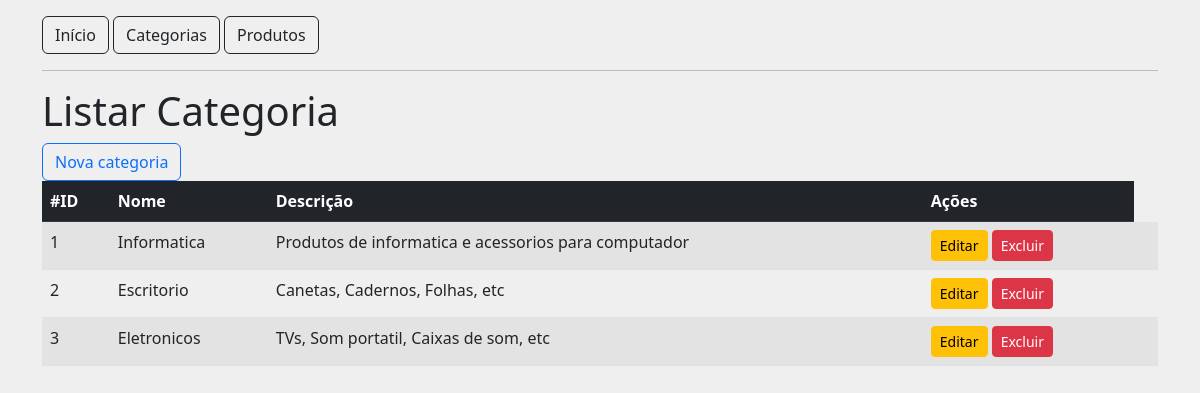
Screenshot of /categorias with the database file from the repository.
### tables this page shows
CREATE TABLE tb_category(
    id INT(11) NOT NULL PRIMARY KEY AUTO_INCREMENT,
    name VARCHAR(30) NOT NULL,
    description VARCHAR(100) NOT NULL
);

### src/Controller/AbstractController.php (called while the page is built, shortened)
<?php
abstract class AbstractController
{
    public function render(string $viewName, $data = null):void
    {
        include dirname(__DIR__). '/View/_partials/head.php';
        include dirname(__DIR__). "/View/{$viewName}.php";
        include dirname(__DIR__). '/View/_partials/footer.php';
    }
}

### src/Controller/CategoryController.php (called while the page is built, shortened)
<?php
class CategoryController extends AbstractController
{
    public function listAction():void
    {
        $con = Connection::getConnection();
        $result = $con -> prepare('SELECT * FROM tb_category');
        $result->execute();
        parent::render('category/list', $result);
    }
}

### public/index.php (called while the page is built, shortened)
<?php
 $url = explode('?', $_SERVER['REQUEST_URI'])[0];
 $routes = include '../config/routes.php';
 $methodName = $routes[$url]['method'];
 (new $controllerName()) -> $methodName();

### src/View/category/list.php (the view)
<h1>Listar Categoria</h1>
<div>
    <a href="/categoria/novo" class="btn btn-outline-primary">Nova categoria</a>
</div>
<table class="table table-hover table-striped">
    <thead class="table-dark">
        <tr>
            <th>#ID</th>
            <th>Nome</th>
            <th>Descrição</th>
            <th>Ações</th>
        </tr>
    </thead>
    <tbody>
        <?php
            while($category = $data ->fetch(\PDO::FETCH_ASSOC)){
                extract($category);
                echo '<tr>';
                    echo "<td>{$id}</td>";
                    echo "<td>{$name}</td>";
                    echo "<td>{$description}</td>";
                    echo "<td>
                        <a href='/categorias/editar?id={$id}'  class='btn btn-warning btn-sm'>Editar</a>
                        <a href='/categorias/excluir?id={$id}'  class='btn btn-danger btn-sm'>Excluir</a>
                    <td>";
                echo '</tr>';
            }
        ?>
    </tbody>
</table>

### src/View/_partials/head.php (shortened to what this page needs)
<!DOCTYPE html>
<html lang="en">
    <head>
        <link href="https://cdn.jsdelivr.net/npm/bootstrap@5.2.0-beta1/dist/css/bootstrap.min.css" rel="stylesheet">
    </head>
    <body class="container" style="background-color: #EFEFEF;">
        <nav class="mt-3">
            <a href="/" class="btn btn-outline-dark">Início</a>
            <a href="/categorias" class="btn btn-outline-dark">Categorias</a>
            <a href="/produtos" class="btn btn-outline-dark">Produtos</a>
            <hr>
        </nav>

### src/View/_partials/footer.php
    </body>
</html>

### rows the page displays
tb_category: id "1", name "Informatica", description "Produtos de informatica e acessorios para computador"
tb_category: id "2", name "Escritorio", description "Canetas, Cadernos, Folhas, etc"
tb_category: id "3", name "Eletronicos", description "TVs, Som portatil, Caixas de som, etc"
